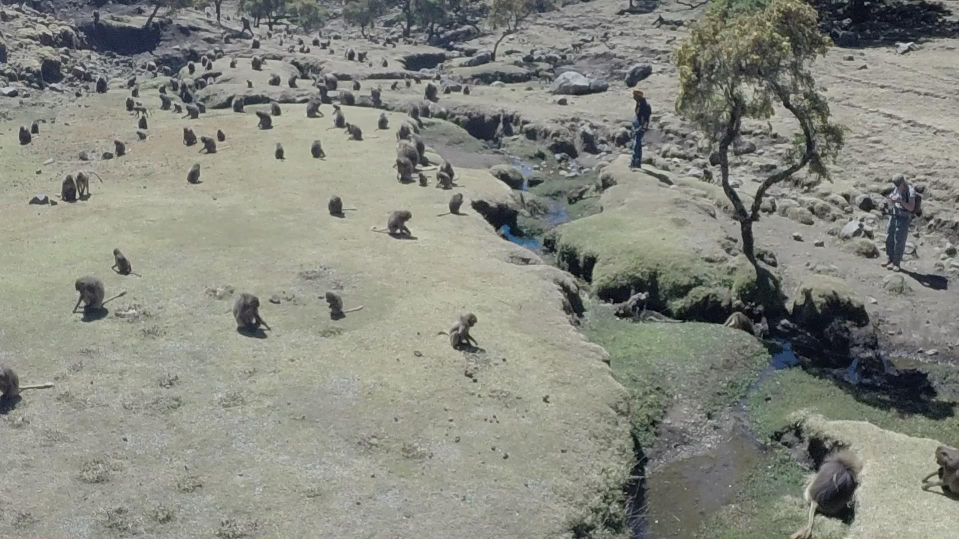
#> input picture blob-tracking/test.jpg, 1917 x 1078 px, given in place of monkey3.mkv, which was not available (shown at 1/2 size)
$ python optical_flow.py   (older library calls are emulated)
#> lines starting #> are read from the running program, lines starting #| are printed output that depends on the picture; after the words box and inside, x2 and y2 are one past the last pixel; in counts of white or black regions, pixels touching at a corner belong together; pictures that were not available may be replaced by others from this repository, and a replacement may not be noted
import numpy as np
import cv2
import time
cap = cv2.VideoCapture('monkey3.mkv')

# params for ShiTomasi corner detection
feature_params = dict( maxCorners = 100,
                       qualityLevel = 0.3,
                       minDistance = 7,
                       blockSize = 7 )

# Parameters for lucas kanade optical flow
lk_params = dict( winSize  = (15,15),
                  maxLevel = 2,
                  criteria = (cv2.TERM_CRITERIA_EPS | cv2.TERM_CRITERIA_COUNT, 10, 0.03))

# Create some random colors
color = np.random.randint(0,255,(100,3))

# Take first frame and find corners in it
ret, old_frame = cap.read()
#> old_frame is the input picture: shape (1078, 1917, 3); mean B, G, R 127.4, 136.3, 134.4
frame_gray = cv2.cvtColor(old_frame, cv2.COLOR_BGR2GRAY)
sigma = 1.5
ksize = (int(4*sigma+1),int(4*sigma+1))
im_s = cv2.GaussianBlur(frame_gray, ksize, sigma)

kx,ky = cv2.getDerivKernels(1,1,3)
kx = np.transpose(kx/2)
ky = ky/2
im_dx = cv2.filter2D(im_s,-1,kx)
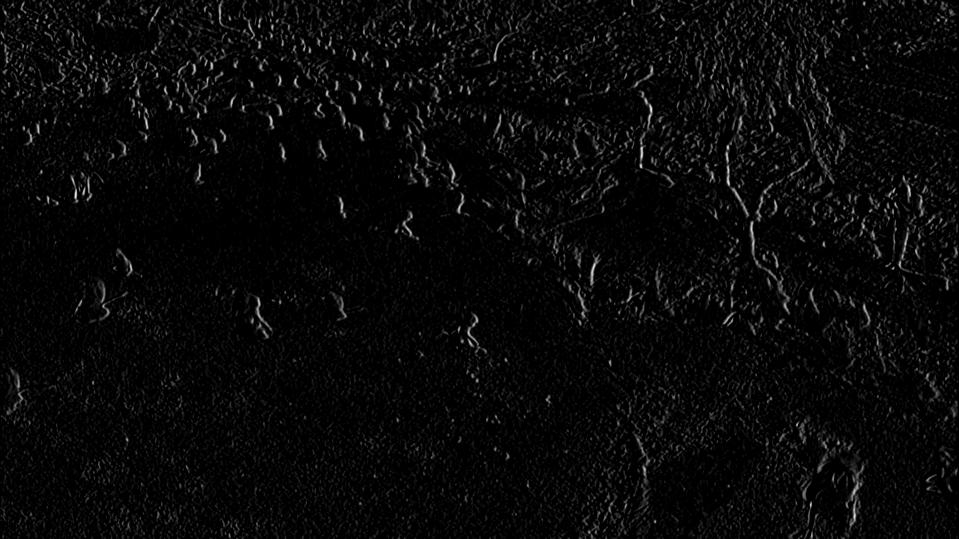
#> im_dx: shape (1078, 1917) (shown at 1/2 size); min 0, max 32, mean 1.1; drawn with min black and max white
im_dy = cv2.filter2D(im_s,-1,ky)
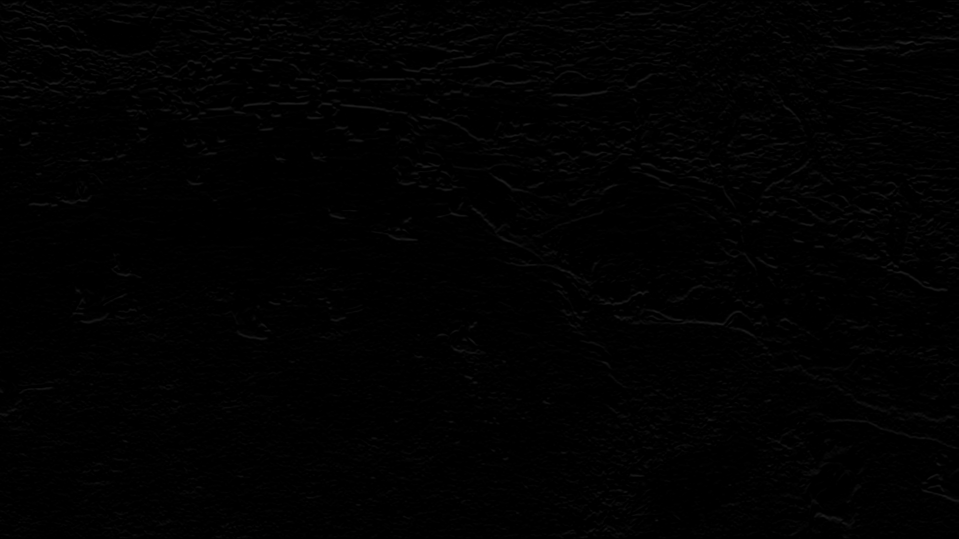
#> im_dy: shape (1078, 1917) (shown at 1/2 size); min 0, max 40, mean 1.5
im_gm = np.sqrt( im_dx**2 + im_dy**2)   # gradient magnitude
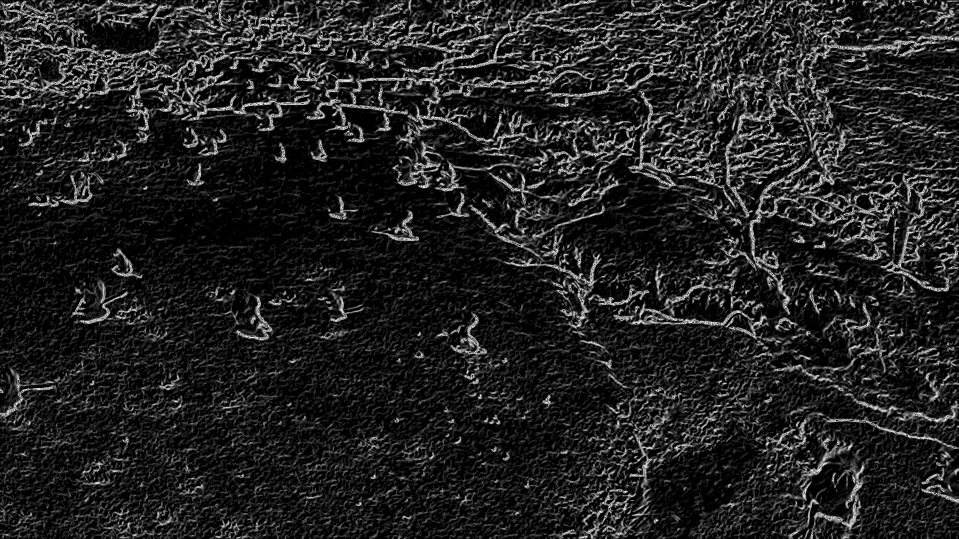
#> im_gm: shape (1078, 1917) float16 (shown at 1/2 size); min 0, max 15.91, mean 2.14; drawn with min black and max white

im_gm_int = im_gm.astype(np.uint8)
gradients = np.sort(im_gm_int, axis=None)[::-1]   # This flattens before sorting and then reverses the order

index1 = int(0.2 * len(gradients))
#> index1 = 413305
# print index1, gradients[index1]
rv,im_thresh1 = cv2.threshold(im_gm_int, 120, 255., cv2.THRESH_TRUNC)
# plt.imshow(im_thresh1, cmap = cm.Greys_r)
# plt.show()
kernel = np.ones((5,5),np.uint8)
# closed = cv2.morphologyEx(im_thresh1, cv2.MORPH_CLOSE, kernel)
old_gray = cv2.morphologyEx(im_thresh1, cv2.MORPH_OPEN, kernel)
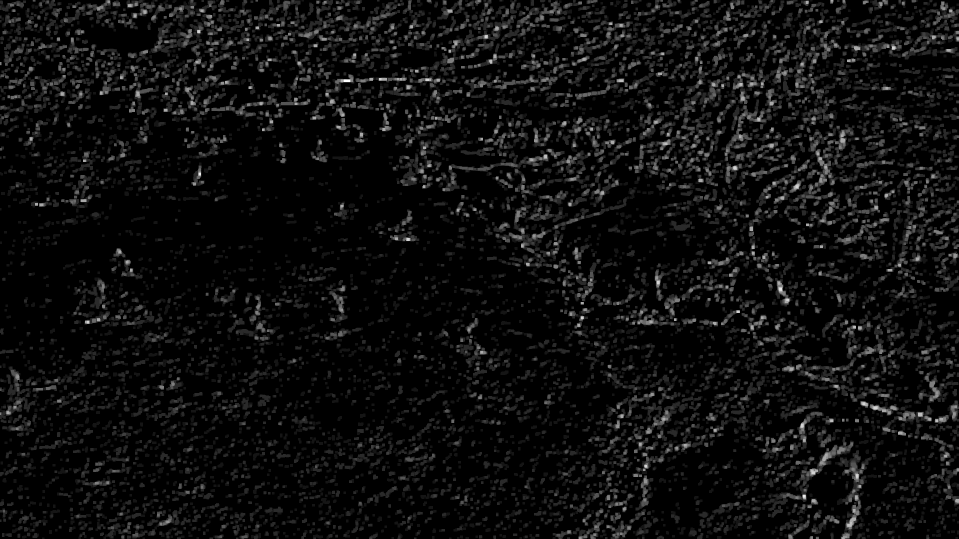
#> old_gray: shape (1078, 1917) (shown at 1/2 size); min 0, max 12, mean 0.684; drawn with min black and max white
# old_gray = cv2.cvtColor(old_frame, cv2.COLOR_BGR2GRAY)
p0 = cv2.goodFeaturesToTrack(old_gray, mask = None, **feature_params)
#> p0 = 100 rows, first 8: [1350, 639], [1608, 991], [526, 259], [1709, 654], [1480, 623], [73, 408], [1614, 449], [963, 278]

# Create a mask image for drawing purposes
mask = np.zeros_like(old_frame)

while(cap.grab()):
    ret,frame = cap.retrieve()
#> ret = True
    frame_gray = cv2.cvtColor(frame, cv2.COLOR_BGR2GRAY)
    sigma = 1.5
    ksize = (int(4*sigma+1),int(4*sigma+1))
    im_s = cv2.GaussianBlur(frame_gray, ksize, sigma)

    kx,ky = cv2.getDerivKernels(1,1,3)
    kx = np.transpose(kx/2)
    ky = ky/2
    im_dx = cv2.filter2D(im_s,-1,kx)
    im_dy = cv2.filter2D(im_s,-1,ky)
    im_gm = np.sqrt( im_dx**2 + im_dy**2)   # gradient magnitude

    im_gm_int = im_gm.astype(np.uint8)
    gradients = np.sort(im_gm_int, axis=None)[::-1]   # This flattens before sorting and then reverses the order

    index1 = int(0.2 * len(gradients))
    # print index1, gradients[index1]
    rv,im_thresh1 = cv2.threshold(im_gm_int, 120, 255., cv2.THRESH_TRUNC)
    # plt.imshow(im_thresh1, cmap = cm.Greys_r)
    # plt.show()
    kernel = np.ones((5,5),np.uint8)
    # closed = cv2.morphologyEx(im_thresh1, cv2.MORPH_CLOSE, kernel)
    frame_gray = cv2.morphologyEx(im_thresh1, cv2.MORPH_OPEN, kernel)

    # [26 lines of commented-out code are left out]
    p1, st, err = cv2.calcOpticalFlowPyrLK(old_gray, frame_gray, p0, None, **lk_params)
#> p1 has the same summary as p0; st = 100 values from 1 to 1; err = 100 values from 0 to 0

    # Select good points
    good_new = p1[st==1]
#> good_new = 100 pairs, first value 62 to 1900, second value 4 to 991
    good_old = p0[st==1]
#> good_old has the same summary as good_new
    # print("Number of new:", len(good_new), " Number of old:", len(good_old))
    # draw the tracks
    for i,(new,old) in enumerate(zip(good_new,good_old)):
        a,b = new.ravel()
        c,d = old.ravel()
        cv2.line(mask, (a,b),(c,d), color[i].tolist(), 2)
        cv2.circle(frame,(a,b),5,color[i].tolist(),-1)
#> this loop made 100 passes
#> (a, b, c, d) on passes 1 to 12: (1350, 639, 1350, 639), (1608, 991, 1608, 991), (526, 259, 526, 259), (1709, 654, 1709, 654), (1480, 623, 1480, 623), (73, 408, 73, 408), (1614, 449, 1614, 449), (963, 278, 963, 278), (176, 644, 176, 644), (1164, 634, 1164, 634), (1664, 841, 1664, 841), (871, 236, 871, 236)
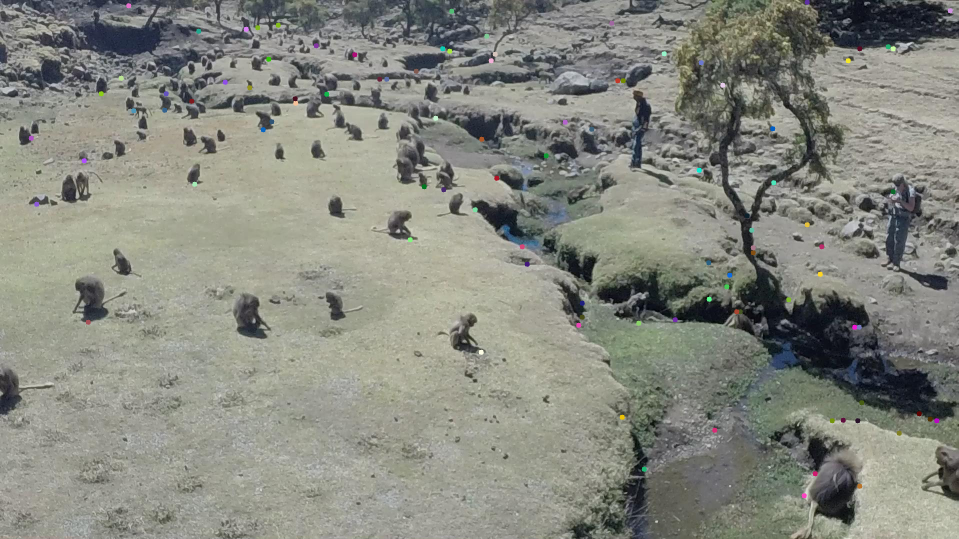
#> frame: shape (1078, 1917, 3) (shown at 1/2 size); 0.39% of pixels changed, all inside (x1, y1, x2, y2) = (57, 0, 1906, 997)
    img = cv2.add(frame,mask)
    img = cv2.resize(img, (0,0), fx=.5, fy=.5)
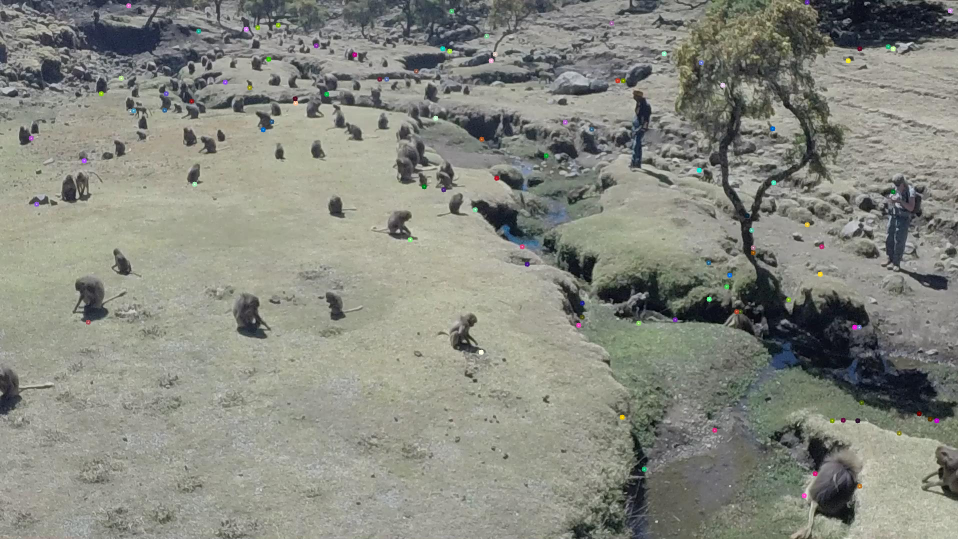
#> img: shape (539, 958, 3); mean B, G, R 127.6, 136.5, 134.6
    cv2.imshow('frame',img)
    # time.sleep(1)
    k = cv2.waitKey(30) & 0xff
#> (key Esc is pressed here)
    if k == 27:
        break

    # Now update the previous frame and previous points
    old_gray = frame_gray.copy()
    p0 = good_new.reshape(-1,1,2)

cv2.destroyAllWindows()
cap.release()
